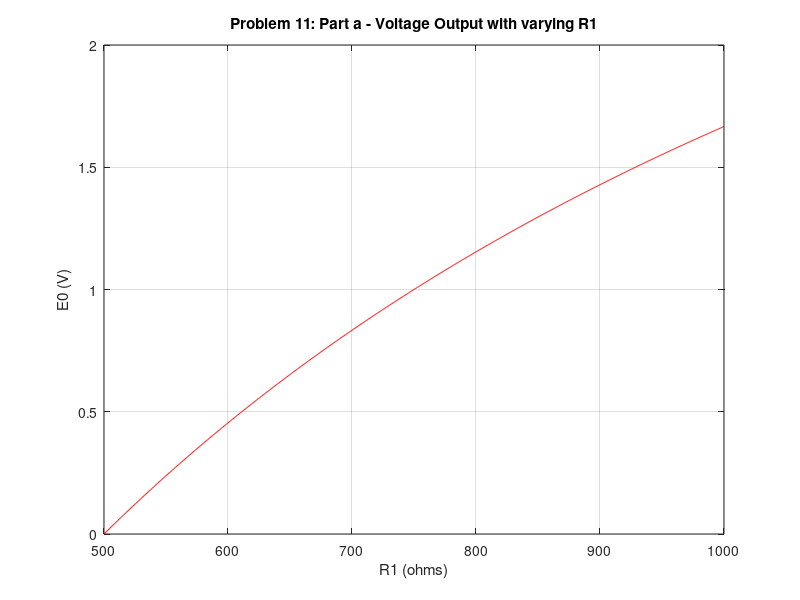
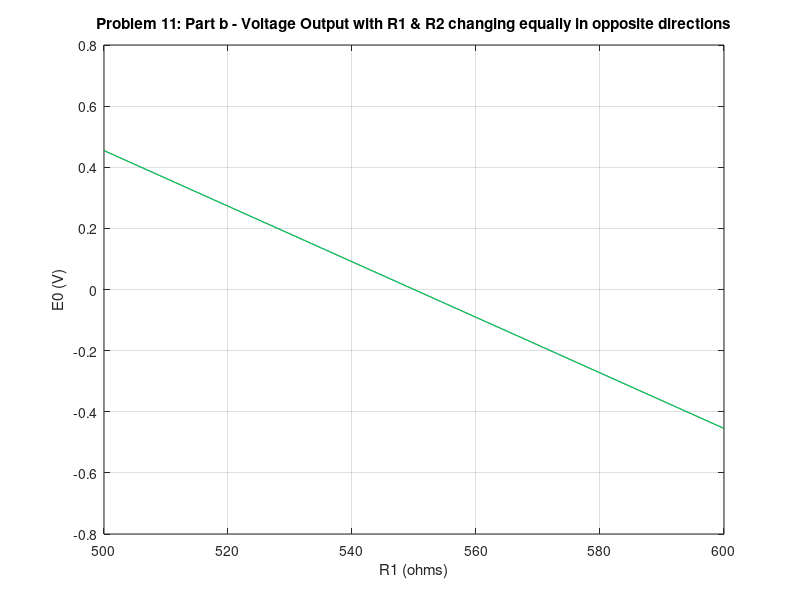
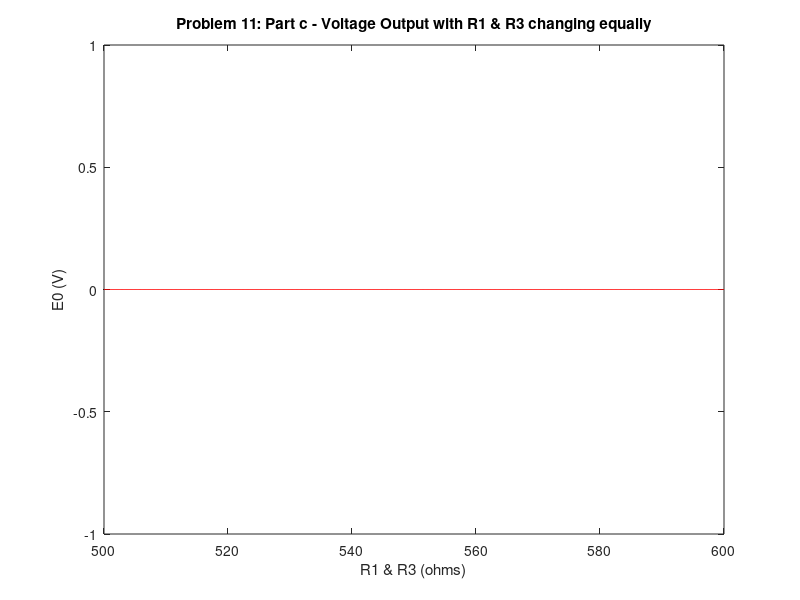

Recreate these plots in MATLAB, in order.
% Deep Patel   Measurements HW 3

%%  Problem 11
close all, clear all, clc

% Part a
R1a = linspace(500,1000,1000);
E0a = @(R1a) 10*R1a./(R1a+500) - 5;
figure;
plot(R1a,E0a(R1a),'r-'); grid on;
xlabel('R1 (ohms)');ylabel('E0 (V)');
title('Problem 11: Part a - Voltage Output with varying R1');

% Part b
R1b = linspace(500,600,1000);
R2b = linspace(500,600,1000);
E0b1 = @(R1b) -R1b./110 + 5;
E0b2 = @(R2b) (1100.-R2b)./110 - 5;
figure;
plot(R1b,E0b1(R1b),'b-',R2b,E0b2(R2b),'g-'); grid on;
xlabel('R1 (ohms)');ylabel('E0 (V)');
title('Problem 11: Part b - Voltage Output with R1 & R2 changing equally in opposite directions');


% Part c
R = linspace(500,600,1000);
E = @(R) 10*((R./(R+500)) - (R./(R+500)));
figure;
plot(R, E(R), 'r-');
xlabel('R1 & R3 (ohms)');ylabel('E0 (V)');
title('Problem 11: Part c - Voltage Output with R1 & R3 changing equally');



